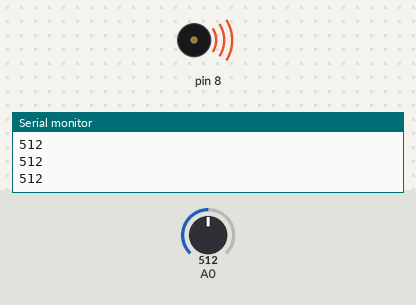
The sketch below on a simulated Arduino Uno, built with avr-gcc and run on an emulated ATmega328P. Parts: buzzer (waves = sounding), the last lines printed to the serial monitor. The test bench sets the inputs (shaded band); at power-on: A0 = 512.

Above: at 1.2 s.
1.3 s: A0 set to 7
At 2.2 s:
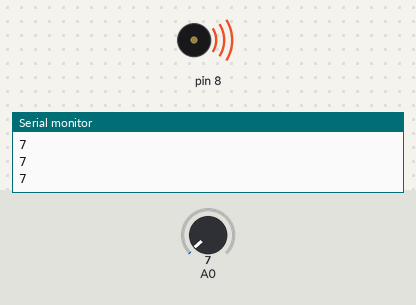
2.8 s: A0 set to 4
At 3.2 s:
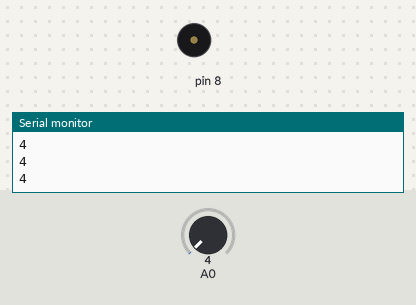
4.3 s: A0 set to 122
At 5.5 s:
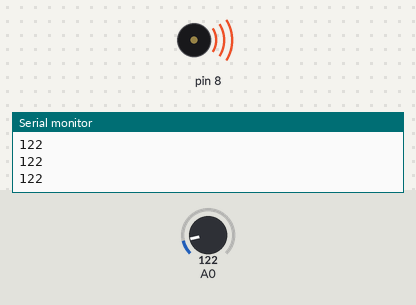
5.8 s: A0 set to 0
At 6.8 s:
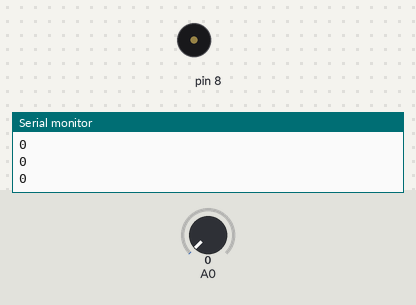
Timing chart, 0 to 8.3 s (numbered marks = the images above; inputs shaded):
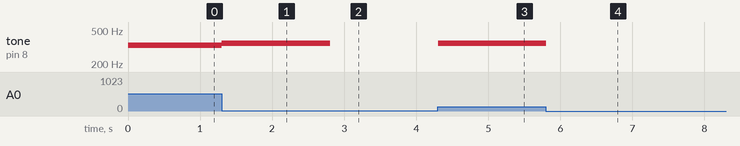

The sketch:

project_07.ino
```cpp
int notes[] = {262,294,330,349};

void setup() {
  // put your setup code here, to run once:
  Serial.begin(9600);
}

void loop() {
  // put your main code here, to run repeatedly:
  int keyVal = analogRead(A0);
  Serial.println(keyVal);

  if(keyVal > 1020){
    tone(8,notes[0]);
  }else if(keyVal > 1000){
    tone(8,notes[1]);
  }else if(keyVal > 500){
    tone(8,notes[2]);
  }else if(keyVal > 5){
    tone(8,notes[3]);
  }else{
    noTone(8);
  }
}
```

Measured:
- the behaviour switches between 6 and 5 on A0 (found by bisection; images 1 and 2)
- after the input at 1.3 s, tone on pin 8: 330 Hz → 349 Hz at once
- after the input at 2.8 s, tone on pin 8: 349 Hz → silent at once
- after the input at 4.3 s, tone on pin 8: silent → 349 Hz at once
- after the input at 5.8 s, tone on pin 8: 349 Hz → silent at once
